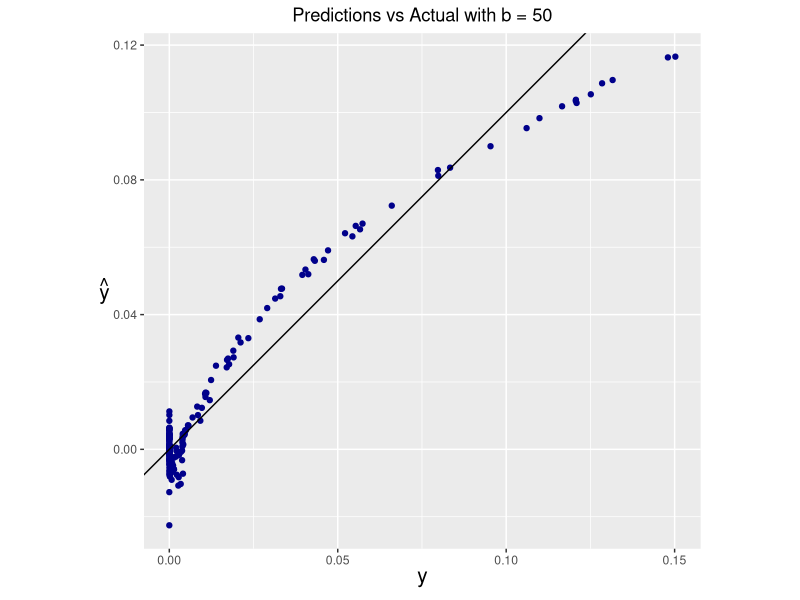
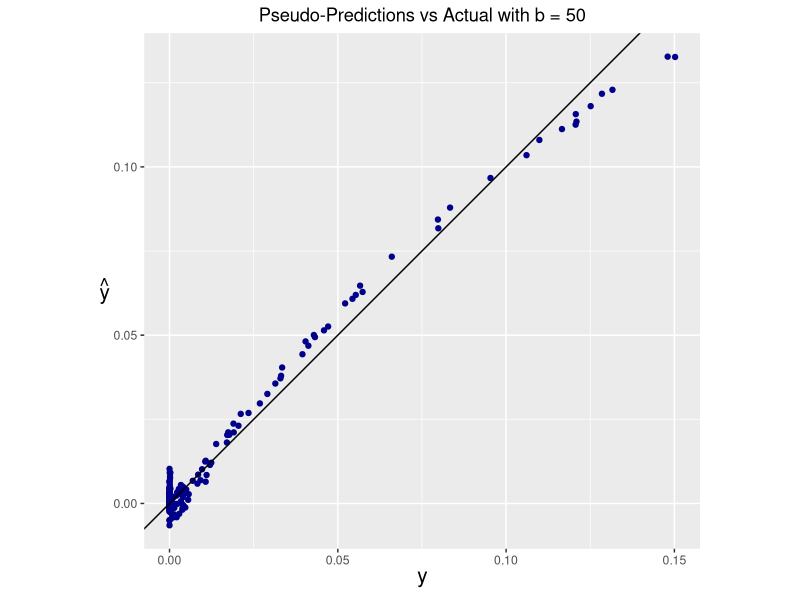

These figures' R source, in order:
## ---- chunk 1
knitr::opts_chunk$set(echo = TRUE)
## ---- chunk 2
n <-  1000
d <-  2
lambda <-  0.00001
m <-  200
b <-  50
## ---- chunk 3
# Explanatory variable is uniformly distributed between -4 and 4, then reshaped
X <-  matrix(runif(n*d, min=-4, max=4), nrow=n, ncol=d)
# Factory of multivariate normal distributions
normal_factory <- function(mean_vector, cov_matrix){
  d <- nrow(cov_matrix)
  normal_pdf <- function(x){
    exponent <- -mahalanobis(x, center=mean_vector, cov=cov_matrix) / 2
    return(
      (2*pi)^(-d/2) * det(cov_matrix)^(-1/2) * exp(exponent)
    )
  }
}
# Closure will be our data-generating process for training and test response.
target_normal <- normal_factory(rnorm(d), diag(d))
y <- matrix(apply(X, 1, target_normal))
## ---- chunk 4
Xtest <- matrix(runif(m*d, min=-4, max=4), nrow=m, ncol=d)
ytest <- matrix(apply(Xtest, 1, target_normal))
## ---- chunk 5
compute_sigmasq <- function(X){
  # Compute distance matrix expanding the norm. Return its median
  Xcross <- tcrossprod(X)
  Xnorms <- matrix(diag(Xcross), nrow(X), nrow(X), byrow=TRUE)
  return(median(Xnorms - 2*Xcross + t(Xnorms)))
}
## ---- chunk 6
get_centroids <- function(X, n_centroids){
  # Find indeces of centroids
  idx <- sample(1:nrow(X), n_centroids)
  return(X[idx, ])
}
## ---- chunk 7
rbf <- function(centroid, sigmasq){
  rbfdot <- function(x){
    return(
      exp(-sum((x - centroid)^2) / sigmasq)
    )
  }
  return(rbfdot)
}
## ---- chunk 8
compute_phiX <- function(X, centroids, sigmasq){
  # Create a list of rbfdot functions and apply each of them to every row of X
  phiX <- mapply(
    function(f) apply(X, 1, f), 
    apply(centroids, 1, rbf, sigmasq=sigmasq)
  )
  # Reshape phiX correctly
  phiX <- matrix(phiX, nrow(X), nrow(centroids))
  # Recall we need the first column to contain 1s for the bias
  return(cbind(1, phiX))  # this is a (n, d+1) matrix
}
## ---- chunk 9
library(corpcor)
make_predictor <- function(X, y, lambda, n_centroids, pseudoinverse=FALSE){
  # Randomly sample centoids
  centroids <- get_centroids(X, n_centroids)
  sigmasq <- compute_sigmasq(X)
  # Get transformed data matrix
  phiX <- compute_phiX(X, centroids, sigmasq)
  # Find optimal parameters
  if (pseudoinverse){
    # This method works best cause it does automatic regularization with SVD
    w <- pseudoinverse(phiX) %*% y
  } else {
    w <- solve(t(phiX)%*%phiX + lambda*diag(n_centroids+1), t(phiX) %*% y)
  }
  # Construct predictor closure for a new batch of testing data Xtest
  predictor <- function(Xtest){
    # Need to transform test data into a phi matrix
    phi_Xtest <- compute_phiX(Xtest, centroids, sigmasq)
    return(phi_Xtest %*% w)
  }
  return(predictor)
}
## ---- chunk 10
# Construct prediction functions. One with regularization, other with pseudoinv
predict <- make_predictor(X, y, lambda, n_centroids = b)
pseudo_predict <- make_predictor(X, y, lambda, n_centroids = b, pseudoinverse = TRUE)
# Get predictions
yhat <- predict(Xtest)
yhat_pseudo <- pseudo_predict(Xtest)
## ---- chunk 11
library(ggplot2)
# Put data into a dataframe for ggplot2
df <- data.frame(real=ytest, pred=yhat, pseudo_pred=yhat_pseudo)
## ---- chunk 12
ggplot(data=df) + 
  geom_point(aes(x=real, y=pred), color="darkblue") + 
  geom_abline(intercept=0, slope=1) + 
  ggtitle(paste("Predictions vs Actual with b =", b)) + 
  theme(
    plot.title = element_text(hjust = 0.5),
    axis.title = element_text(size=15, face="bold"),
    axis.title.y = element_text(angle=0, vjust=0.5)
  ) +
  xlab(expression(y)) + 
  ylab(expression(hat(y))) + 
  coord_fixed()
## ---- chunk 13
ggplot(data=df) + 
  geom_point(aes(x=real, y=pseudo_pred), color="darkblue") + 
  geom_abline(intercept=0, slope=1) + 
  ggtitle(paste("Pseudo-Predictions vs Actual with b =", b)) + 
  theme(
    plot.title = element_text(hjust = 0.5),
    axis.title = element_text(size=15, face="bold"),
    axis.title.y = element_text(angle=0, vjust=0.5)
  ) +
  xlab(expression(y)) + 
  ylab(expression(hat(y))) + 
  coord_fixed()
